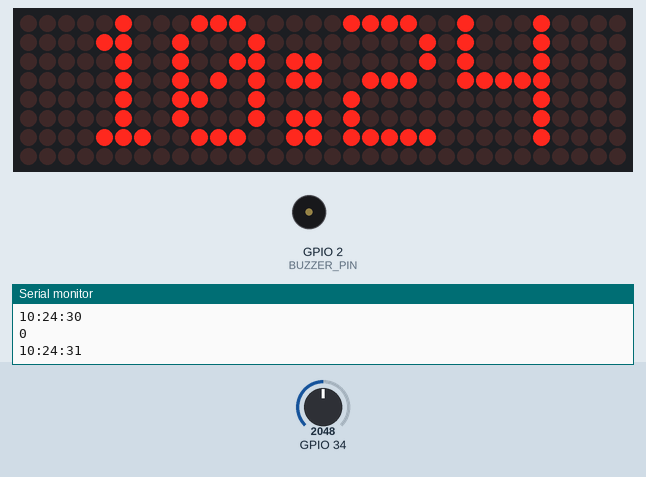
This program was run on a simulated ESP32. On the bench: 32×8 LED matrix, buzzer (waves = sounding), the last lines printed to the serial monitor. Inputs (shaded band) come from the test bench; at power-on: GPIO 34 = 2048. WiFi joins after 1.5 s; servers stay silent unless stated; the local clock reads 2024-03-15 10:24:30 at power-on unless the program sets it.

Above: at 1.5 s.
At 10.5 s:
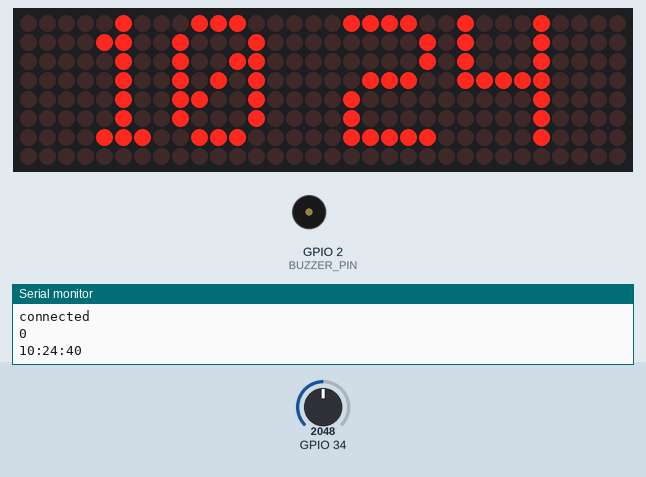
At 21.1 s:
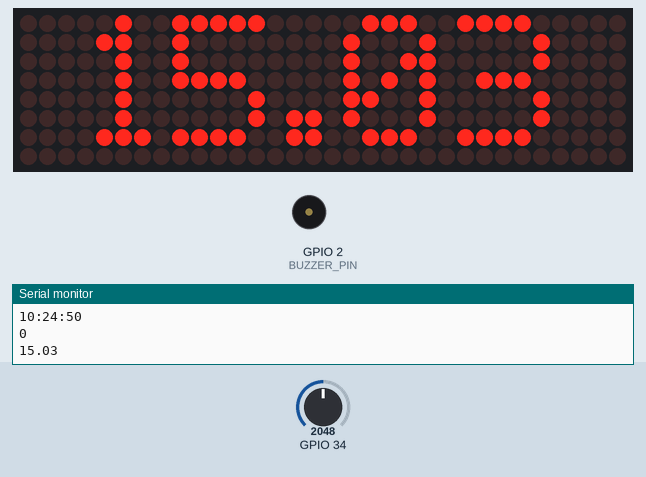
At 38.7 s:
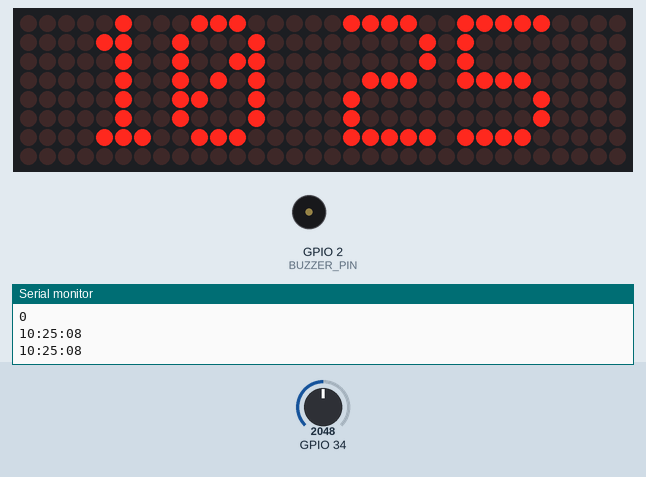
Timing chart, 0 to 40.0 s (numbered marks = the images above):
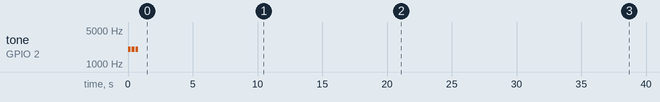

The program:

main.cpp
```cpp
#include "global.h"

void rtc_init()
{
  if (!rtc.begin())
  {
    Serial.println("DS3231 not found");
  }
}

unsigned long timing, timing_2;
uint8_t dots_count;
String Hour_RTC, Minute_RTC, Second_RTC;

void printTime()
{

  if (millis() - timing > 500)
  {
    timing = millis();
    DateTime now = rtc.getTime();

    if (now.hour < 10)
    {
      Hour_RTC = "0" + String(now.hour);
    }
    else
    {
      Hour_RTC = String(now.hour);
    }

    if (now.minute < 10)
    {
      Minute_RTC = "0" + String(now.minute);
    }
    else
    {
      Minute_RTC = String(now.minute);
    }

    if (now.second < 10)
    {
      Second_RTC = "0" + String(now.second);
    }
    else
    {
      Second_RTC = String(now.second);
    }

    Display.setTextAlignment(PA_CENTER);

    dots_count++;

    if (dots_count == 2)
    {
      Display.print(Hour_RTC + ":" + Minute_RTC);
    }
    else if (dots_count == 4)
    {
      Display.print(Hour_RTC + " " + Minute_RTC);
      dots_count = 0;
    }

    Serial.println(Hour_RTC + ":" + Minute_RTC + ":" + Second_RTC);
  }
}

void printData()
{

  if (millis() - timing > 500)
  {
    timing = millis();

    Display.setTextAlignment(PA_CENTER);

    Display.print(rtc.getDateString().substring(0, 5));

    Serial.println(rtc.getDateString().substring(0, 5));
  }
}


void display_init()
{
  Display.begin();
  Display.setIntensity(3);
  Display.displayClear();
}

void ntp_time_init()
{
  timeClient.begin();
  timeClient.setTimeOffset(18000);
}

void setup()
{

  wifi_init();
  rtc_init();
  display_init();
  ntp_time_init();
  buzer_init();
}

int count;
bool data_flag, time_flag;
int brightnes;

uint8_t mode_display()
{
  if (millis() - timing_2 > 1000)
  {
    timing_2 = millis();
    count++;
    brightnes = map(analogRead(GPIO_NUM_34), 2000, 4095, 0, 10);
    // Display.setIntensity(brightnes);
    Serial.println(brightnes);
  }

  if (count < 20)
  {

    return 1;
  }
  if (count > 20)
  {
    printData();
  }
  if (count > 22)
  {
    count = 0;
    return 2;
  }
}

void display_task()
{
  switch (mode_display())
  {
  case 1:
    printTime();
    break;
  case 2:
    printData();
    break;

  default:
    break;
  }
}

bool check_wifi;
unsigned long check_wifi_count;
void loop()
{
  if (millis() - check_wifi_count > 10000)
  {
    check_wifi_count = millis();
    check_wifi = false;

    if (!wifi_ceck())
    {
      Serial.println("no connect");
    }
    else
    {
      Serial.println("connected");
    }

    check_wifi = true;
  }

  display_task();
}
```

buzer.h
```cpp
#include <Tone32.h>

#define BUZZER_PIN 2
#define BUZZER_CHANNEL 0

void buzer_init();
```

global.h
```cpp
#include <Arduino.h>
#include "wifi_task.h"
#include "buzer.h"


#include <microDS3231.h>
#include <NTPClient.h>
#include <WiFiUdp.h>
#include <MD_Parola.h>
#include <MD_MAX72xx.h>
#include <SPI.h>

MicroDS3231 rtc;

#define HARDWARE_TYPE MD_MAX72XX::FC16_HW

#define MAX_DEVICES 4
#define CLK_PIN 18
#define DATA_PIN 23
#define CS_PIN 5

MD_Parola Display = MD_Parola(HARDWARE_TYPE, DATA_PIN, CLK_PIN, CS_PIN, MAX_DEVICES);

WiFiUDP ntpUDP;
// NTPClient timeClient(ntpUDP);

NTPClient timeClient(ntpUDP, "pool.ntp.org", 19800, 60000);


String Time, hour, minute;

int flag_dots;
```

wifi_task.h
```cpp
#include <WiFi.h>

void wifi_init();
uint8_t wifi_ceck();
```

buzer.cpp
```cpp
#include "buzer.h"

void buzer_init()
{
    tone(BUZZER_PIN, 2000, 200, BUZZER_CHANNEL);
    noTone(BUZZER_PIN, BUZZER_CHANNEL);
    delay(100);
    tone(BUZZER_PIN, 2000, 200, BUZZER_CHANNEL);
    noTone(BUZZER_PIN, BUZZER_CHANNEL);
    delay(100);
    tone(BUZZER_PIN, 2000, 200, BUZZER_CHANNEL);
    noTone(BUZZER_PIN, BUZZER_CHANNEL);
    delay(100);
}
```

wifi_task.cpp
```cpp
#include "wifi_task.h"

const char *ssid = "Padavan 2.4";
const char *password = "46684668";

void wifi_init()
{
    Serial.begin(115200);
    WiFi.begin(ssid, password);
    Serial.println();
}

uint8_t wifi_ceck()
{
    if (WiFi.status() != WL_CONNECTED)
    {
        return 0;
    }
    else
    {
        return 1;
    }
}
```

Measured:
- what the display in image 0 shows lasts 1.0 s, from 1.4 s to 2.4 s
- what the display in image 2 shows lasts 2.5 s, from 21.1 s to 23.6 s
